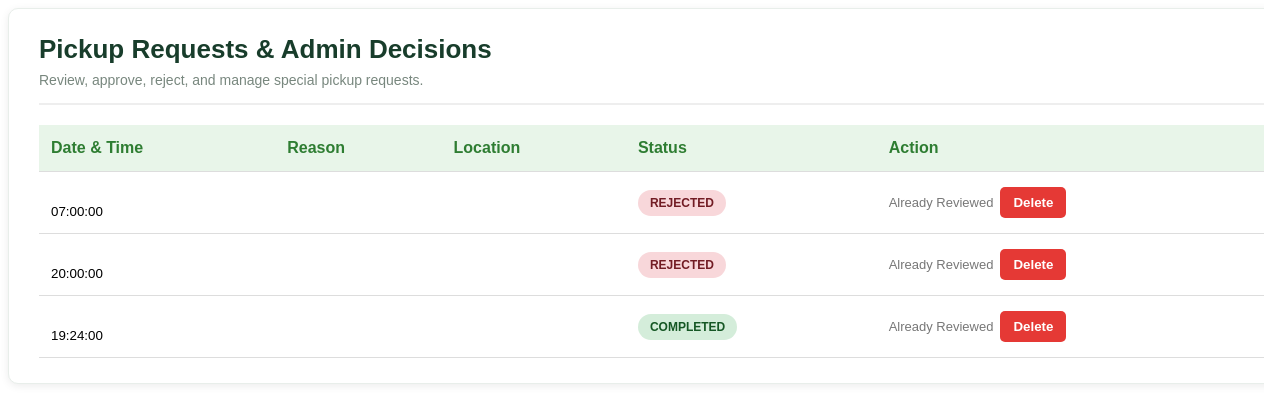
The page /wastesystem_/admin/special_pickup_requests.php on the database as committed earlier.
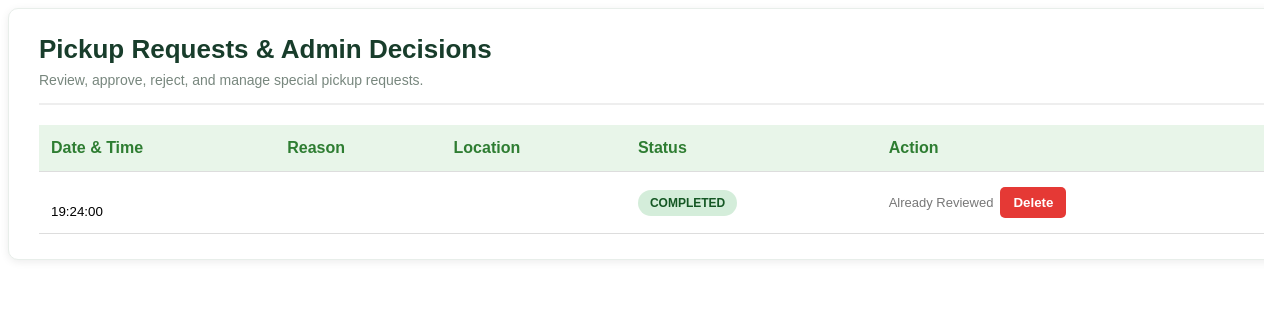
The same page on the database as committed later.
### tables this page shows
CREATE TABLE `collection_schedules` (
  `id` int(11) NOT NULL,
  `user_id` int(11) NOT NULL,
  `collector_id` int(11) DEFAULT NULL,
  `notes` text NOT NULL,
  `collection_date` date NOT NULL,
  `requested_time` time NOT NULL,
  `collection_address` varchar(255) NOT NULL,
  `status` enum('Rejected','Approved','Completed','Pending') NOT NULL DEFAULT 'Pending',
  `created_at` timestamp NOT NULL DEFAULT current_timestamp()
);

### wastesystem_/admin/special_pickup_requests.php (the view, shortened to what the changed rows need)
<?php
require_once __DIR__ . "/../config/database.php";
$requests_result = $conn->query("
    SELECT *
    FROM collection_schedules
    ORDER BY id DESC
");
?>
<div class="special-pickup-page">
    <div class="pickup-card">
        <div class="pickup-header">
            <div>
                <h2>
                    Pickup Requests & Admin Decisions
                </h2>
            </div>
        </div>
        <div class="table-responsive">
            <table>
                <thead>
                    <tr>
                        <th>Date & Time</th>
                        <th>Reason</th>
                        <th>Location</th>
                        <th>Status</th>
                        <th>Action</th>
                    </tr>
                </thead>
                <tbody>
                <?php if ($requests_result && $requests_result->num_rows > 0): ?>
                    <?php while ($row = $requests_result->fetch_assoc()): ?>
                        <?php
                            $status = strtolower($row["status"] ?? "pending");
                            $badge_class = "pending";
                            if (
                         $status === "approved" ||
                         $status === "scheduled" ||
                         $status === "completed"
                        ) {
                        $badge_class = "approved";
                        } elseif ($status === "rejected") {
    $badge_class = "rejected";
}
                        ?>
                        <tr>
                            <td>
                                <br>
                                <small>
                                    <?= htmlspecialchars($row["requested_time"] ?? "") ?>
                                </small>
                            </td>
                            <td>
                            </td>
                            <td>
                            </td>
                            <td>
                                <span class="badge <?= $badge_class ?>">
                                    <?= htmlspecialchars(strtoupper($status)) ?>
                                </span>
                            </td>
                            <td>
                                <div class="actions">
                                    <?php if ($status === "pending"): ?>
                                        <form method="POST"
                                            action="dashboard.php?page=special_pickup_requests"
                                            class="pickup-action-form"
                                            data-title="Accept this request?"
                                            data-text="Are you sure you want to approve this pickup request?"
                                            data-icon="question"
                                            data-confirm="Yes, accept">
                                            <input type="hidden" name="csrf_token"
                                                value="<?= htmlspecialchars($_SESSION["csrf_token"]) ?>">
                                            <input type="hidden" name="request_id"
                                                value="<?= (int)$row["id"] ?>">
                                            <button type="submit" name="decision"
                                                value="approved" class="accept">
                                                Accept
                                            </button>
                                        </form>
                                        <form method="POST"
                                            action="dashboard.php?page=special_pickup_requests"
                                            class="pickup-action-form"
                                            data-title="Deny this request?"
                                            data-text="Are you sure you want to reject this pickup request?"
                                            data-icon="warning"
                                            data-confirm="Yes, deny">
                                            <input type="hidden" name="csrf_token"
                                                value="<?= htmlspecialchars($_SESSION["csrf_token"]) ?>">
                                            <input type="hidden" name="request_id"
                                                value="<?= (int)$row["id"] ?>">
                                            <button type="submit" name="decision"
                                                value="rejected" class="deny">
                                                Deny
                                            </button>
                                        </form>
                                    <?php else: ?>
                                        <span class="reviewed">
                                            Already Reviewed
                                        </span>
                                       <?php if (in_array($status, ["approved", "rejected", "completed"], true)): ?>
                                            <form method="POST"
                                                action="dashboard.php?page=special_pickup_requests"
                                                class="pickup-action-form"
                                                data-title="Delete this request?"
                                                data-text="This pickup request will be permanently deleted. This action cannot be undone."
                                                data-icon="warning"
                                                data-confirm="Yes, delete it"
                                                data-confirm-color="#dc3545">
                                                <button type="submit" name="delete_request"
                                                    value="1" class="delete">
                                                    Delete
                                                </button>
                                            </form>
                                        <?php endif; ?>
                                    <?php endif; ?>
                                </div>
                            </td>
                        </tr>
                    <?php endwhile; ?>
                <?php endif; ?>
                </tbody>
            </table>
        </div>
    </div>
</div>

Rows that differ between the two databases and show on the page:
removed collection_schedules: requested_time "07:00:00", status "REJECTED"
removed collection_schedules: requested_time "20:00:00", status "REJECTED"
